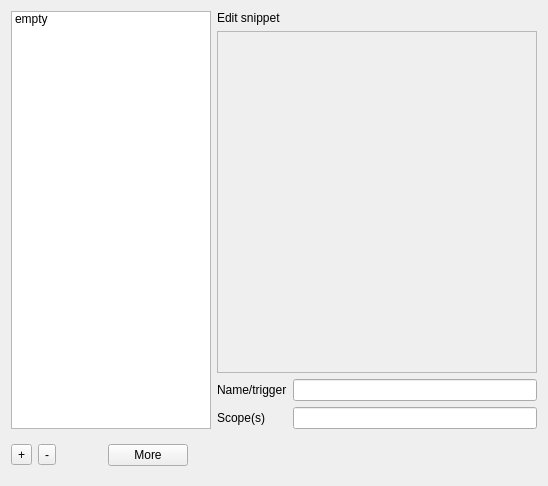
<?xml version="1.0" encoding="UTF-8"?>
<ui version="4.0">
 <class>SnippetEdit</class>
 <widget class="QWidget" name="SnippetEdit">
  <property name="geometry">
   <rect>
    <x>0</x>
    <y>0</y>
    <width>548</width>
    <height>486</height>
   </rect>
  </property>
  <property name="windowTitle">
   <string/>
  </property>
  <layout class="QGridLayout" name="gridLayout">
   <item row="0" column="0" rowspan="4" colspan="5">
    <widget class="QListWidget" name="lwSnippets">
     <property name="sizePolicy">
      <sizepolicy hsizetype="Maximum" vsizetype="Expanding">
       <horstretch>0</horstretch>
       <verstretch>0</verstretch>
      </sizepolicy>
     </property>
     <property name="maximumSize">
      <size>
       <width>200</width>
       <height>16777215</height>
      </size>
     </property>
     <item>
      <property name="text">
       <string>empty</string>
      </property>
      <property name="icon">
       <iconset>
        <normaloff>new.png</normaloff>new.png</iconset>
      </property>
     </item>
    </widget>
   </item>
   <item row="0" column="5">
    <widget class="QLabel" name="label">
     <property name="sizePolicy">
      <sizepolicy hsizetype="Preferred" vsizetype="Maximum">
       <horstretch>0</horstretch>
       <verstretch>0</verstretch>
      </sizepolicy>
     </property>
     <property name="text">
      <string>Edit snippet</string>
     </property>
    </widget>
   </item>
   <item row="1" column="5" colspan="2">
    <widget class="QEditor" name="eSnippet">
     <property name="sizePolicy">
      <sizepolicy hsizetype="MinimumExpanding" vsizetype="Preferred">
       <horstretch>0</horstretch>
       <verstretch>0</verstretch>
      </sizepolicy>
     </property>
     <property name="frameShape">
      <enum>QFrame::StyledPanel</enum>
     </property>
     <property name="frameShadow">
      <enum>QFrame::Raised</enum>
     </property>
    </widget>
   </item>
   <item row="2" column="5">
    <widget class="QLabel" name="label_5">
     <property name="sizePolicy">
      <sizepolicy hsizetype="Preferred" vsizetype="Preferred">
       <horstretch>0</horstretch>
       <verstretch>0</verstretch>
      </sizepolicy>
     </property>
     <property name="text">
      <string>Name/trigger</string>
     </property>
     <property name="buddy">
      <cstring>leSnippetName</cstring>
     </property>
    </widget>
   </item>
   <item row="2" column="6">
    <widget class="QLineEdit" name="leSnippetName">
     <property name="sizePolicy">
      <sizepolicy hsizetype="MinimumExpanding" vsizetype="Fixed">
       <horstretch>0</horstretch>
       <verstretch>0</verstretch>
      </sizepolicy>
     </property>
     <property name="toolTip">
      <string>Enter the name of the code snippet, which will also be its full-text trigger, if enabled.</string>
     </property>
    </widget>
   </item>
   <item row="3" column="5">
    <widget class="QLabel" name="label_6">
     <property name="text">
      <string>Scope(s)</string>
     </property>
     <property name="buddy">
      <cstring>leSnippetScope</cstring>
     </property>
    </widget>
   </item>
   <item row="3" column="6">
    <widget class="QLineEdit" name="leSnippetScope">
     <property name="toolTip">
      <string>Enter a coma-separated list of languages in which the snippet can be used.</string>
     </property>
    </widget>
   </item>
   <item row="4" column="5" colspan="2">
    <spacer name="verticalSpacer">
     <property name="orientation">
      <enum>Qt::Vertical</enum>
     </property>
     <property name="sizeType">
      <enum>QSizePolicy::Preferred</enum>
     </property>
     <property name="sizeHint" stdset="0">
      <size>
       <width>20</width>
       <height>40</height>
      </size>
     </property>
    </spacer>
   </item>
   <item row="4" column="3">
    <widget class="QPushButton" name="bMoreSnippets">
     <property name="text">
      <string>More</string>
     </property>
    </widget>
   </item>
   <item row="4" column="2">
    <spacer name="horizontalSpacer">
     <property name="orientation">
      <enum>Qt::Horizontal</enum>
     </property>
     <property name="sizeType">
      <enum>QSizePolicy::Preferred</enum>
     </property>
     <property name="sizeHint" stdset="0">
      <size>
       <width>40</width>
       <height>20</height>
      </size>
     </property>
    </spacer>
   </item>
   <item row="4" column="1">
    <widget class="QToolButton" name="tbDeleteSnippet">
     <property name="text">
      <string>-</string>
     </property>
    </widget>
   </item>
   <item row="4" column="0">
    <widget class="QToolButton" name="tbCreateSnippet">
     <property name="text">
      <string>+</string>
     </property>
    </widget>
   </item>
  </layout>
 </widget>
 <customwidgets>
  <customwidget>
   <class>QEditor</class>
   <extends>QFrame</extends>
   <header>qeditor.h</header>
   <container>1</container>
  </customwidget>
 </customwidgets>
 <tabstops>
  <tabstop>lwSnippets</tabstop>
  <tabstop>leSnippetName</tabstop>
  <tabstop>leSnippetScope</tabstop>
  <tabstop>tbCreateSnippet</tabstop>
  <tabstop>tbDeleteSnippet</tabstop>
  <tabstop>bMoreSnippets</tabstop>
 </tabstops>
 <resources/>
 <connections/>
</ui>
